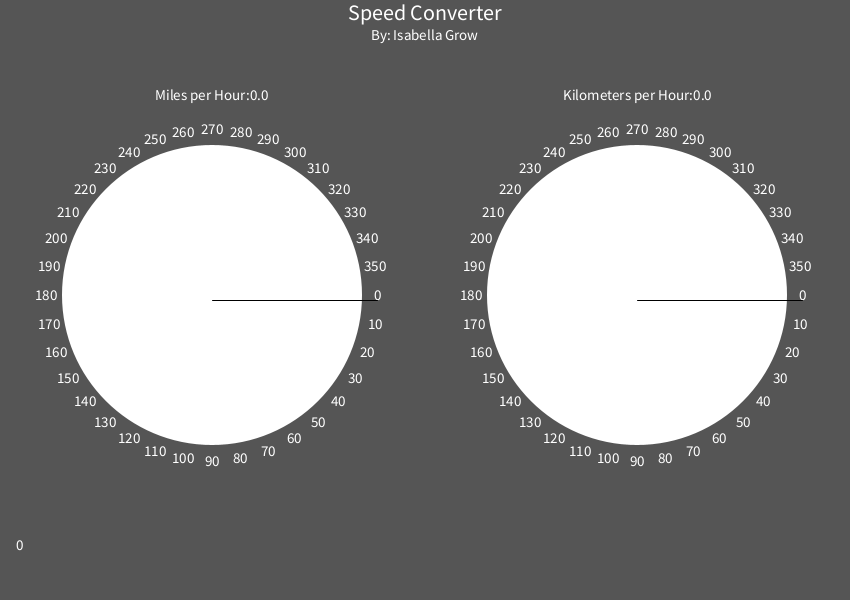
Frame 1 (no input)
Frame 60 (the mouse pressed at the canvas centre just before this capture): identical to frame 1, image omitted
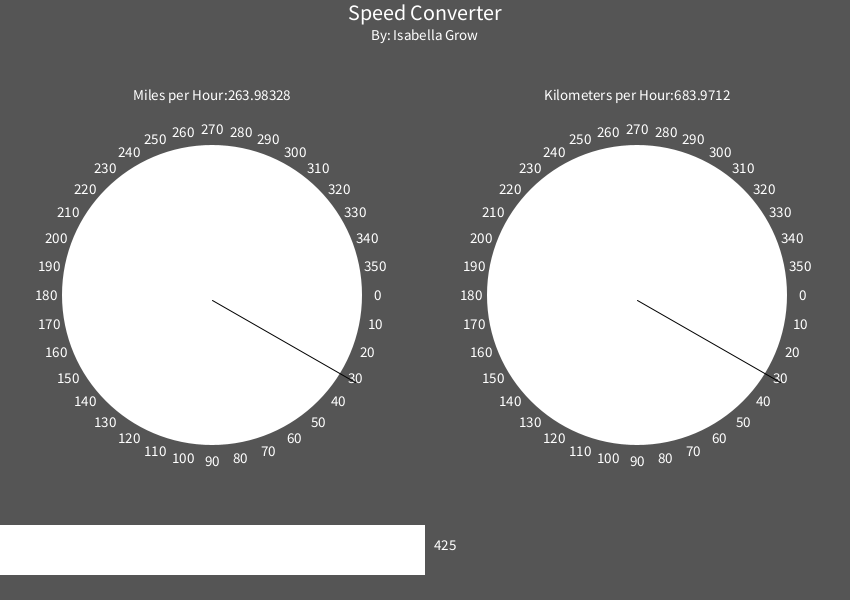
Frame 120 (the mouse held since frame 60 and released just before this capture)

The Processing sketch that drew these frames (run headless with seeded random() and noise(); from frame 60 on, the mouse is pressed at the canvas centre):

// Processing sketch: SpeedConverter
// ── SpeedConverter.pde
int x=0;
int y=0;
int cx, cy, cv;
float secondsRadius;
void setup() {
  size(850, 600);
  //if you want to change the size, use int radius and change the very end after ).
  int radius = min(width, height) / 2-70;
  secondsRadius = radius*.72;
  //cx is where the circle needs to be the circle to the left 
  cx = width / 2/2;
  cy = height / 2;
  //cv is where the second circle needs to be, the circle to the right
  cv = width /2 + width/2/2;
}
void draw() {
  background(85);
  textAlign(CENTER);
  textSize(22);
  text("Speed Converter", width/2, y+20);
  textSize(15);
  text("By: Isabella Grow", width/2, y+40);
  text("Miles per Hour:"+ (KilometersperhourConverter(mouseX)), width/2/2, y+100);
  //so that you can see were the mouse is on the screen
  noStroke();
  ellipse(width/2/2, height/2-5, 300, 300);
  text("Kilometers per Hour:"+ milesperhourConverter(mouseX), width/2+ width/2/2, y+100);
  ellipse(width/2+width/2/2, height/2-5, 300, 300);
  rect(0, width/2+100, (mouseX), 50);
  text(mouseX, mouseX+20, 550);
  //tickmarks as numbers circle to left
  for (int a = 0; a < 360; a+=10) {
    float angle = radians(a);
    float x = cx + cos(angle) * secondsRadius;
    float y = cy + sin(angle) * secondsRadius;
    vertex(x, y);
    text(a, x, y);
  }
  //tickmarks as numbers circle to the right (kilometers per hour)
  for (int a = 0; a < 360; a+=10) {
    float angle = radians(a);
    float x = cv + cos(angle) * secondsRadius;
    float y = cy + sin(angle) * secondsRadius;
    vertex(x, y);
    text(a, x, y);
  }
  float s = map(mouseX, 0, 60, 0, TWO_PI);
    //float s = map(mouseX, 0, 60, 0,TWO_PI);
  //hands of the clock
  stroke(0);
  strokeWeight(1);
  //circle to the left
  line(cx, cy, cx + cos(s) * secondsRadius, cy + sin(s) * secondsRadius);
  //circle to the right
  line(cv, cy, cv + cos(s) * secondsRadius, cy + sin(s) * secondsRadius);
}

float KilometersperhourConverter(float val) {
  val = val*0.621137119223733;
  return val;
}
float milesperhourConverter(float val) {
  val = val*1.609344;
  return val;
}
